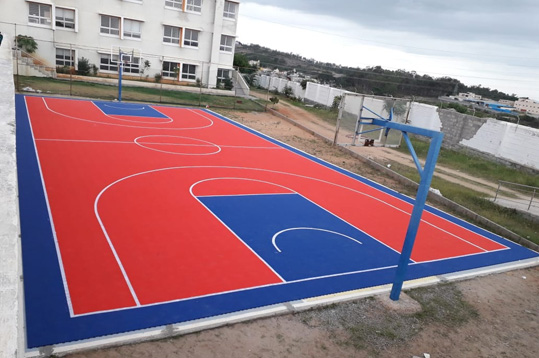
#> input picture Court detection/Test Image.jpg, 539 x 358 px
$ python test.py --input 'Test Image.jpg'
#> lines starting #> are read from the running program, lines starting #| are printed output that depends on the picture; after the words box and inside, x2 and y2 are one past the last pixel; in counts of white or black regions, pixels touching at a corner belong together
import cv2
import numpy as np
import matplotlib.pyplot as plt
import argparse

# construct the argument parse and parse the arguments
ap = argparse.ArgumentParser()
ap.add_argument("-i", "--input", required=True, help="path to input image file")
args = vars(ap.parse_args())


# read image from input arg
img = cv2.imread(args["input"])
#> img is the input picture: shape (358, 539, 3); mean B, G, R 131.5, 121.7, 154.8

# convert to HSV image
hsv_img = cv2.cvtColor(img, cv2.COLOR_BGR2HSV)
#> hsv_img: shape (358, 539, 3); mean H, S, V 62.9, 87, 172.9

# HARD CODED COURT COLOR :(
court_color = np.uint8([[[135,67,72]]])

hsv_court_color = cv2.cvtColor(court_color, cv2.COLOR_BGR2HSV)
hue = hsv_court_color[0][0][0]

# define range of blue color in HSV - Again HARD CODED! :(
lower_color = np.array([hue - 10,10,10])
upper_color = np.array([hue + 10,255,255])

# Threshold the HSV image to get only blue colors
mask = cv2.inRange(hsv_img, lower_color, upper_color)
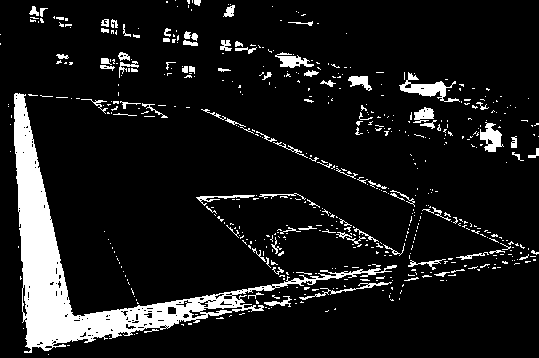
#> mask: shape (358, 539); 10.3% white; 560 white regions (471 under 20 px), largest, box (x1, y1, x2, y2) and area: (14, 93, 397, 353) 12160, (399, 72, 460, 102) 594, (480, 122, 504, 152) 385

# Bitwise-AND mask and original image
res = cv2.bitwise_and(img,img, mask= mask)

# Show original image
plt.imshow(cv2.cvtColor(img, cv2.COLOR_BGR2RGB))
plt.title('Original Image')
plt.show()

# Show masked image
plt.imshow(mask, cmap='Greys')
plt.title('Mask')
plt.savefig('mask.jpg')
plt.show()

gray = cv2.cvtColor(img,cv2.COLOR_BGR2GRAY)
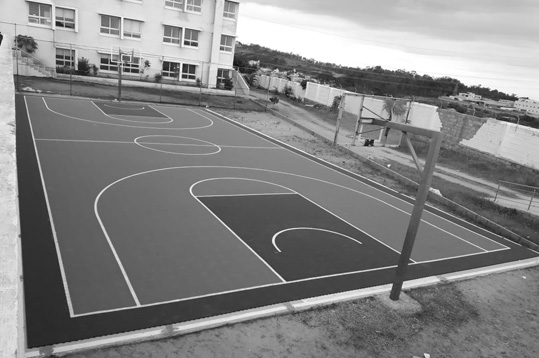
#> gray: shape (358, 539); min 14, max 255, mean 132.7
plt.imshow(gray)
plt.title("Gray")
plt.show()

edges = cv2.Canny(gray, 50, 150, apertureSize = 3)
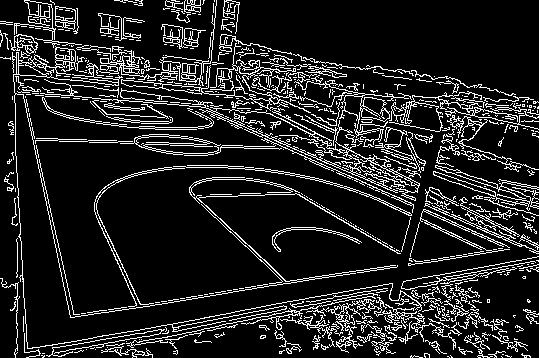
#> edges: shape (358, 539); 13.5% white in thin lines or dots
plt.imshow(edges)
plt.title("Edges")
plt.show()

minLineLength = 100
maxLineGap = 5
lines = cv2.HoughLinesP(edges, 1, np.pi/180, 100, minLineLength, maxLineGap)
#> lines = 471 rows, first 6: [198, 297, 221, 294], [161, 87, 169, 90], [287, 118, 331, 140], [425, 205, 451, 216], [348, 175, 353, 177], [496, 241, 507, 246]
print(lines[0])
#| [[198 297 221 294]]
print(lines[1])
#| [[161  87 169  90]]
print(lines[2])
#| [[287 118 331 140]]
print(lines[3])
#| [[425 205 451 216]]

# Green color in BGR
LINE_COLOR = (255, 0, 0)

for x1, y1, x2, y2 in lines[0]:
    # cv2.line(image, start_point, end_point, color, thickness)
    cv2.line(img, (x1,y1), (x2,y2), LINE_COLOR, 55)
#> this loop made 1 pass
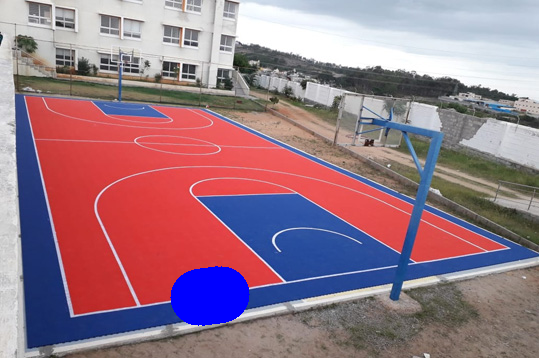
#> img: shape (358, 539, 3); 1.96% of pixels changed, all inside (x1, y1, x2, y2) = (170, 266, 250, 326)

for x1, y1, x2, y2 in lines[1]:
    cv2.line(img, (x1,y1), (x2,y2), LINE_COLOR, 75)
#> this loop made 1 pass
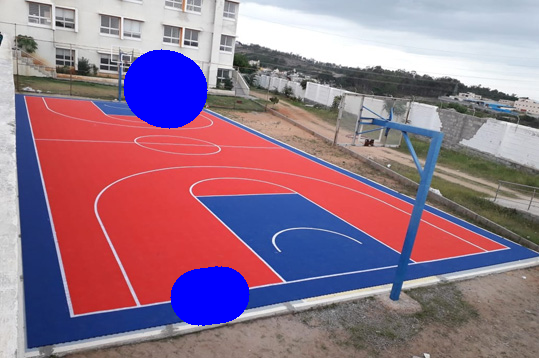
#> img: shape (358, 539, 3); 2.68% of pixels changed, all inside (x1, y1, x2, y2) = (123, 49, 208, 129)

for x1, y1, x2, y2 in lines[2]:
    cv2.line(img, (x1,y1), (x2,y2), LINE_COLOR, 125)
#> this loop made 1 pass
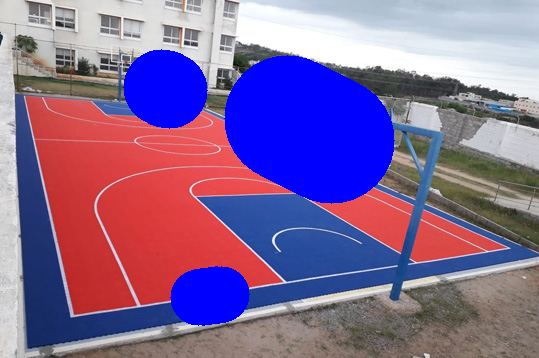
#> img: shape (358, 539, 3); 9.68% of pixels changed, all inside (x1, y1, x2, y2) = (224, 55, 395, 204)

plt.imshow(img)
plt.title('Hough Lines')
plt.show()

# Erosion
kernel = np.ones((2,2),np.uint8)
erosions2 = cv2.erode(mask, kernel, iterations = 5)
#> erosions2: shape (358, 539); 3.4% white; 22 white regions (12 under 20 px), largest, box (x1, y1, x2, y2) and area: (19, 99, 126, 347) 5974, (157, 308, 177, 328) 120, (426, 87, 446, 96) 85
plt.imshow(erosions2)
plt.title('Erosions')
plt.show()

# Dilation
dilation = cv2.dilate(mask, kernel, iterations = 3)
#> dilation: shape (358, 539); 20.9% white; 91 white regions (18 under 20 px), largest, box (x1, y1, x2, y2) and area: (10, 93, 419, 358) 24419, (400, 205, 539, 297) 3275, (399, 72, 500, 116) 1529
plt.imshow(dilation)
plt.title('Dilation')
plt.show()

# Opening
opening = cv2.morphologyEx(mask, cv2.MORPH_OPEN, kernel)
#> opening: shape (358, 539); 8.9% white; 301 white regions (241 under 20 px), largest, box (x1, y1, x2, y2) and area: (15, 94, 265, 352) 11185, (401, 74, 447, 98) 516, (265, 269, 381, 292) 458
plt.imshow(opening)
plt.title('Opening')
plt.show()

# Closing
closing = cv2.morphologyEx(mask, cv2.MORPH_CLOSE, kernel)
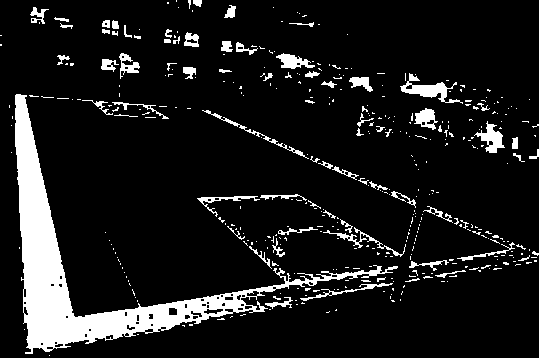
#> closing: shape (358, 539); 10.9% white; 409 white regions (338 under 20 px), largest, box (x1, y1, x2, y2) and area: (15, 94, 398, 354) 12795, (400, 73, 463, 104) 609, (474, 121, 505, 153) 415
plt.imshow(closing)
plt.title('Closing')
plt.show()
